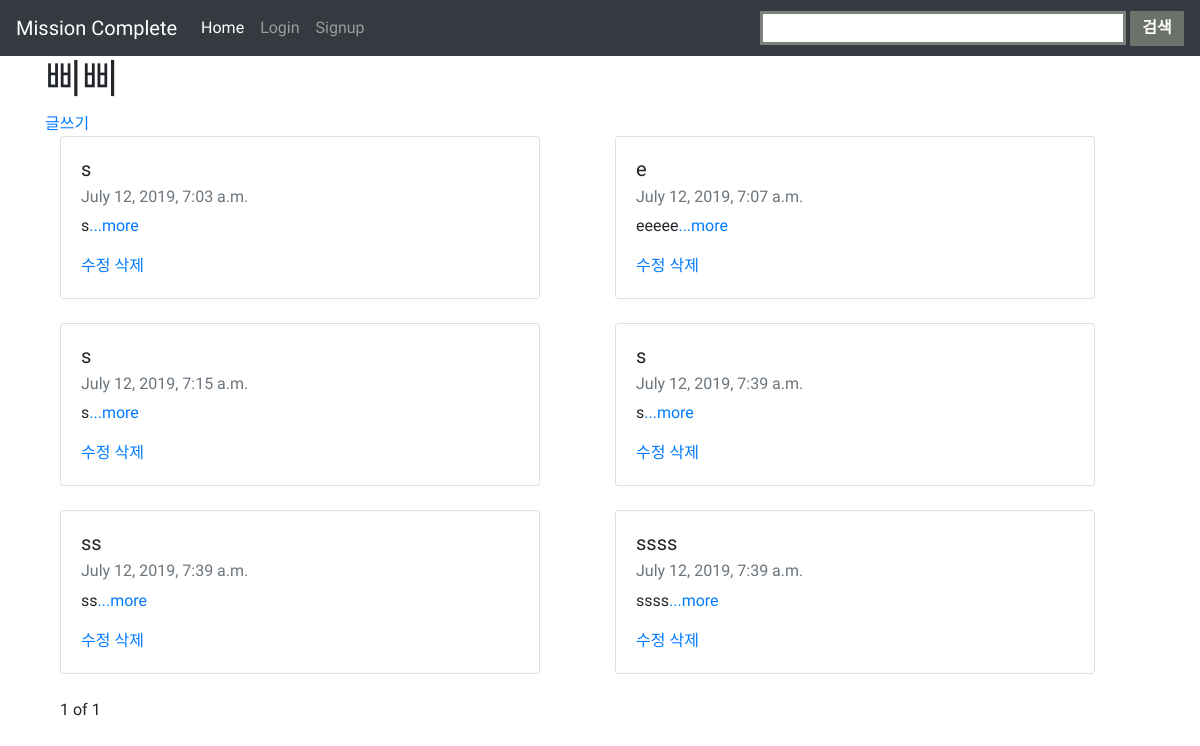
The page /crud/read/ on the database as committed earlier.
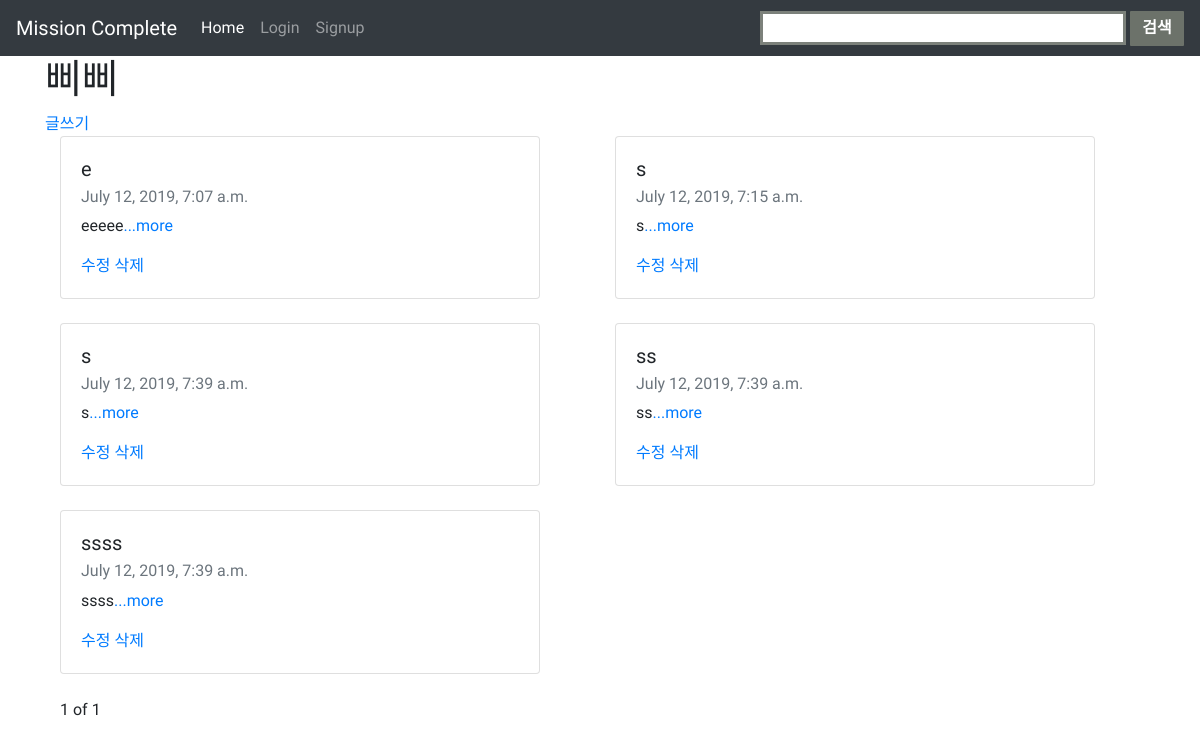
The same page on the database as committed later.
### view_request/models.py (models this page shows, shortened)
class Blog(models.Model):
    title=models.CharField(max_length=100)
    pub_date=models.DateTimeField('date published')
    body=models.TextField()
    user = models.ManyToManyField(User, blank=True)
    def summary(self):
        return self.body[:100] #100글자까지만 출력해라

### view_request/views.py (the view)
# urls.py: path('read/',views.read,name="home1"),
def read(request):
    blogs = Blog.objects
    blog_list = Blog.objects.all()
    paginator = Paginator(blog_list,6)
    page=request.GET.get('page')
    posts=paginator.get_page(page)
    return render(request, 'viewcrud/funccrud.html',{'blogs':blogs, 'posts':posts})

### view_request/templates/viewcrud/funccrud.html (shortened to what this page needs)
{% extends 'base.html'%}
{% block content %}
    <h1>삐삐</h1>
    <a href="{% url 'newblog' %}">글쓰기</a>
    <div class="container">
    <div class="row">
    {% for blog in posts %}
    <div class="col">
    <div class="card" style="width: 30rem;">
            <div class="card-body">
              <h5 class="card-title">{{blog.title}}</h5>
              <h6 class="card-subtitle mb-2 text-muted">{{blog.pub_date}}</h6>
              <p class="card-text">{{blog.summary}}<a href="{% url 'detail' blog.id %}">...more</a></p>
              <a href = "{% url 'update' blog.id %}">수정</a>
              <a href = "{% url 'delete' blog.id %}">삭제</a>
            </div>
          </div>
          <br>
        </div>
          {% endfor %}
        </div>
    </div>
    <div class='container'>
        <span>{{posts.number}}</span>
        <span>of</span>
        <span>{{posts.paginator.num_pages}}</span>
    </div>
{% endblock %}

### missionProject/templates/base.html (shortened to what this page needs)
<!DOCTYPE html>
<html lang="en">
<head>
    <link rel="stylesheet" href="https://stackpath.bootstrapcdn.com/bootstrap/4.3.1/css/bootstrap.min.css"
>
</head>
<body>
    <div class='pont'>
        <nav class="navbar navbar-expand-lg navbar-dark bg-dark">
                <a class="navbar-brand" href="{% url 'home' %}">Mission Complete</a>
                <div class="collapse navbar-collapse" id="navbarSupportedContent">
                    <ul class="navbar-nav mr-auto">
                        <li class="nav-item active">
                            <a class="nav-link" href="{% url 'home' %}">Home <span class="sr-only">(current)</span></a>
                        </li>
                        {% if not user.is_authenticated %}
                        <li class="nav-item">
                            <a class="nav-link" href="{% url 'login' %}">Login</a>
                        </li>
                        <li class="nav-item">
                            <a class="nav-link" href="{% url 'signup' %}">Signup</a>
                        </li>
                        {% endif %}
                    </ul>
                            <span class='green_window'>
                                <input type='text' class='input_text' />
                            </span>
                            <button type='submit' class='sch_smit'>검색</button>
                </div>
            </nav>
    <div class="container">
    {% block content %}
    {% endblock %}
</div>
</div>
</body>
</html>

### missionProject/templates/base.html (style rules this page uses)
input { all:unset; }
.pont { font-family: 'Do Hyeon', sans-serif; }
.green_window { display: inline-block; width: 366px; height: 34px; border: 3px solid #7c817b; background: white; }
.input_text { width: 348px; height: 21px; margin: 6px 0 0 9px; border: 0; line-height: 21px; font-weight: bold; font-size: 16px; outline: none; }
.sch_smit { width: 54px; height: 35px; margin: 0; border: 0; vertical-align: top; background: rgb(108, 114, 106); color: white; font-weight: bold; border-radius: 1px; cursor: pointer; }

Rows that differ between the two databases and show on the page:
removed Blog: title "s", pub_date "July 12, 2019, 7:03 a.m.", summary "s"
